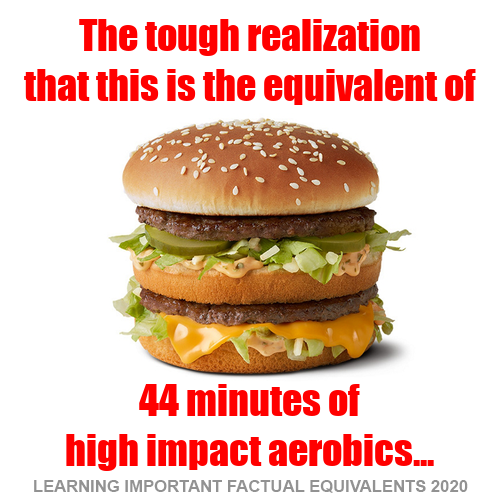

Source code (Python):
from tkinter import *
import PIL
from PIL import ImageTk, Image, ImageDraw, ImageFont

root=Tk()

MemeHt = 500
MemeWt = 500
ImagepadX = 10
TextpadY = 10
MemeLinespacing = 1.1
defaultFdImg = "images\\t-mcdonalds-Big-Mac.jpg"
defaultBG = "images\WhiteBG.png"

Fdimage = Image.open(defaultFdImg)
Bgimage = Image.open(defaultBG)

# Open a window the size of the Preset Meme height and width
canvas=Canvas(root, height=MemeHt, width=MemeWt)
# Calculate the desired size of the Food image by removing the horizontal padding
Fdwidth = MemeWt - (ImagepadX * 2)
# Get the width and height of the Food image
FdimageW, FdimageH = Fdimage.size
# Calculate the % adjustment to get to the desired width
wpercent = (Fdwidth / float(FdimageW))
# Calculate the height adjustment based on the same conversion for width
hsize = int((float(Fdimage.size[1]) * float(wpercent)))
# Resize the entire food image
Fdimage = Fdimage.resize((Fdwidth, hsize), PIL.Image.ANTIALIAS)
# Center the image by calculating the difference between the height of the meme card and the food image then dividing by 2
vpos = int((MemeHt - hsize) / 2)
# Paste in food item
Bgimage.paste(Fdimage,(ImagepadX,vpos))
imageBd = ImageDraw.Draw(Bgimage)
myFont = ImageFont.truetype('fonts/impact.ttf', 40)
# LINE 1
Mstr1="The tough realization"
M1Wt,M1Ht=myFont.getsize(Mstr1)
#imageBd.text((0, 0), Mstr1, font=myFont, fill =(255, 0, 0))
#imageBd.text(((MemeWt - M1Wt)/2,(MemeHt - M1Ht)/2), Mstr1, font=myFont, fill =(255, 0, 0))
imageBd.text(((MemeWt - M1Wt)/2,TextpadY), Mstr1, font=myFont, fill =(255, 0, 0))

# LINE 2
Mstr2="that this is the equivalent of"
M2Wt,M2Ht=myFont.getsize(Mstr2)
#imageBd.text((0, 0), Mstr1, font=myFont, fill =(255, 0, 0))
imageBd.text(((MemeWt - M2Wt)/2,(TextpadY + int(M1Ht * MemeLinespacing))), Mstr2, font=myFont, fill =(255, 0, 0))

# LINE 3
Mstr3="44 minutes of"
#Mstr3="30 minutes of"
#Mstr3="63 minutes of"
M3Wt,M3Ht=myFont.getsize(Mstr3)
#imageBd.text((0, 0), Mstr1, font=myFont, fill =(255, 0, 0))
imageBd.text(((MemeWt - M3Wt)/2,(int(MemeHt * 0.75))), Mstr3, font=myFont, fill =(255, 0, 0))

# LINE 4
Mstr4="high impact aerobics..."
#Mstr4="jogging..."
#Mstr4="active Sex..."
M4Wt,M4Ht=myFont.getsize(Mstr4)
#imageBd.text((0, 0), Mstr1, font=myFont, fill =(255, 0, 0))
imageBd.text(((MemeWt - M4Wt)/2,(int(MemeHt * 0.75)+(M1Ht * MemeLinespacing))), Mstr4, font=myFont, fill =(255, 0, 0))

# Move image to frame
photo = ImageTk.PhotoImage(Bgimage)

item4 = canvas.create_image(250, 250, image=photo)
canvas.pack(side = TOP, expand=True, fill=BOTH, anchor=CENTER)

Bgimage.save('test.png')

root.mainloop()

'''
# ADDITIONAL TRANSFORMATION EXAMPLES
im = Image.open("images\\t-mcdonalds-Big-Mac.jpg")
print(im.format, im.size, im.mode)
#im.show()

out = im.resize((128, 128))
out = im.rotate(45) # degrees counter-clockwise

out = im.transpose(Image.FLIP_LEFT_RIGHT)
out = im.transpose(Image.FLIP_TOP_BOTTOM)
out = im.transpose(Image.ROTATE_90)
out = im.transpose(Image.ROTATE_180)
out = im.transpose(Image.ROTATE_270)
out.show()
'''